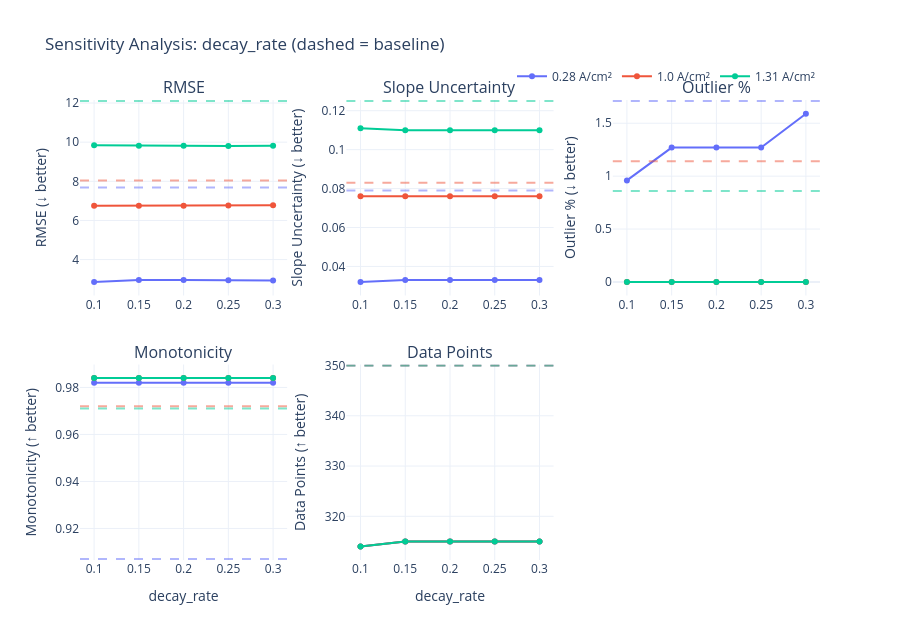
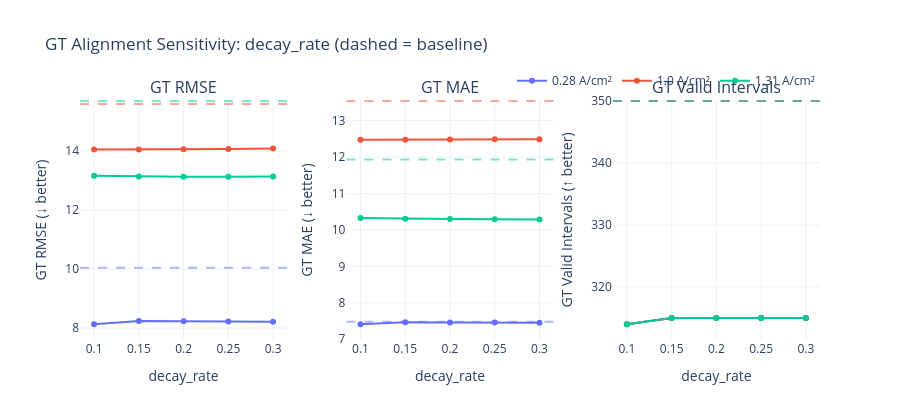

Notebook code cell kept with these figures, in order:
### Code cell
# =============================================================================
# Cell 12: Plot decay_rate results + GT table
# =============================================================================

fig_decay = plot_sensitivity_results(
    results_decay,
    "decay_rate",
    baseline_metrics,
    "(dashed = baseline)",
)

fig_decay_gt = plot_gt_sensitivity(
    results_decay,
    "decay_rate",
    baseline_gt_metrics,
    "(dashed = baseline)",
)

gt_table_decay = summarize_gt_table(results_decay, "decay_rate")
display(gt_table_decay.head(15))

if SAVE_PLOTS:
    fig_decay.write_html(PLOTS_OUTPUT_DIR / "sensitivity_decay_rate_core.html")
    fig_decay_gt.write_html(PLOTS_OUTPUT_DIR / "sensitivity_decay_rate_gt.html")
    print("Saved decay_rate plots.")

### Figure 1 — Plotly figure (JSON) as saved in the notebook; plotly's stock layout.template omitted (floating-point values rounded to 4 significant figures)
{"data": [{"legendgroup": "0.28", "line": {"color": "#636EFA"}, "mode": "lines+markers", "name": "0.28 A/cm²", "showlegend": true, "type": "scatter", "x": [0.1, 0.15, 0.2, 0.25, 0.3], "xaxis": "x", "y": [2.856, 2.963, 2.952, 2.944, 2.937], "yaxis": "y"}, {"legendgroup": "1.0", "line": {"color": "#EF553B"}, "mode": "lines+markers", "name": "1.0 A/cm²", "showlegend": true, "type": "scatter", "x": [0.1, 0.15, 0.2, 0.25, 0.3], "xaxis": "x", "y": [6.75, 6.748, 6.756, 6.764, 6.773], "yaxis": "y"}, {"legendgroup": "1.31", "line": {"color": "#00CC96"}, "mode": "lines+markers", "name": "1.31 A/cm²", "showlegend": true, "type": "scatter", "x": [0.1, 0.15, 0.2, 0.25, 0.3], "xaxis": "x", "y": [9.847, 9.822, 9.812, 9.808, 9.811], "yaxis": "y"}, {"legendgroup": "0.28", "line": {"color": "#636EFA"}, "mode": "lines+markers", "name": "0.28 A/cm²", "showlegend": false, "type": "scatter", "x": [0.1, 0.15, 0.2, 0.25, 0.3], "xaxis": "x2", "y": [0.032, 0.033, 0.033, 0.033, 0.033], "yaxis": "y2"}, {"legendgroup": "1.0", "line": {"color": "#EF553B"}, "mode": "lines+markers", "name": "1.0 A/cm²", "showlegend": false, "type": "scatter", "x": [0.1, 0.15, 0.2, 0.25, 0.3], "xaxis": "x2", "y": [0.076, 0.076, 0.076, 0.076, 0.076], "yaxis": "y2"}, {"legendgroup": "1.31", "line": {"color": "#00CC96"}, "mode": "lines+markers", "name": "1.31 A/cm²", "showlegend": false, "type": "scatter", "x": [0.1, 0.15, 0.2, 0.25, 0.3], "xaxis": "x2", "y": [0.111, 0.11, 0.11, 0.11, 0.11], "yaxis": "y2"}, {"legendgroup": "0.28", "line": {"color": "#636EFA"}, "mode": "lines+markers", "name": "0.28 A/cm²", "showlegend": false, "type": "scatter", "x": [0.1, 0.15, 0.2, 0.25, 0.3], "xaxis": "x3", "y": [0.96, 1.27, 1.27, 1.27, 1.59], "yaxis": "y3"}, {"legendgroup": "1.0", "line": {"color": "#EF553B"}, "mode": "lines+markers", "name": "1.0 A/cm²", "showlegend": false, "type": "scatter", "x": [0.1, 0.15, 0.2, 0.25, 0.3], "xaxis": "x3", "y": [0.0, 0.0, 0.0, 0.0, 0.0], "yaxis": "y3"}, {"legendgroup": "1.31", "line": {"color": "#00CC96"}, "mode": "lines+markers", "name": "1.31 A/cm²", "showlegend": false, "type": "scatter", "x": [0.1, 0.15, 0.2, 0.25, 0.3], "xaxis": "x3", "y": [0.0, 0.0, 0.0, 0.0, 0.0], "yaxis": "y3"}, {"legendgroup": "0.28", "line": {"color": "#636EFA"}, "mode": "lines+markers", "name": "0.28 A/cm²", "showlegend": false, "type": "scatter", "x": [0.1, 0.15, 0.2, 0.25, 0.3], "xaxis": "x4", "y": [0.982, 0.982, 0.982, 0.982, 0.982], "yaxis": "y4"}, {"legendgroup": "1.0", "line": {"color": "#EF553B"}, "mode": "lines+markers", "name": "1.0 A/cm²", "showlegend": false, "type": "scatter", "x": [0.1, 0.15, 0.2, 0.25, 0.3], "xaxis": "x4", "y": [0.984, 0.984, 0.984, 0.984, 0.984], "yaxis": "y4"}, {"legendgroup": "1.31", "line": {"color": "#00CC96"}, "mode": "lines+markers", "name": "1.31 A/cm²", "showlegend": false, "type": "scatter", "x": [0.1, 0.15, 0.2, 0.25, 0.3], "xaxis": "x4", "y": [0.984, 0.984, 0.984, 0.984, 0.984], "yaxis": "y4"}, {"legendgroup": "0.28", "line": {"color": "#636EFA"}, "mode": "lines+markers", "name": "0.28 A/cm²", "showlegend": false, "type": "scatter", "x": [0.1, 0.15, 0.2, 0.25, 0.3], "xaxis": "x5", "y": [314, 315, 315, 315, 315], "yaxis": "y5"}, {"legendgroup": "1.0", "line": {"color": "#EF553B"}, "mode": "lines+markers", "name": "1.0 A/cm²", "showlegend": false, "type": "scatter", "x": [0.1, 0.15, 0.2, 0.25, 0.3], "xaxis": "x5", "y": [314, 315, 315, 315, 315], "yaxis": "y5"}, {"legendgroup": "1.31", "line": {"color": "#00CC96"}, "mode": "lines+markers", "name": "1.31 A/cm²", "showlegend": false, "type": "scatter", "x": [0.1, 0.15, 0.2, 0.25, 0.3], "xaxis": "x5", "y": [314, 315, 315, 315, 315], "yaxis": "y5"}], "layout": {"annotations": [{"font": {"size": 16}, "showarrow": false, "text": "RMSE", "x": 0.14, "xanchor": "center", "xref": "paper", "y": 1, "yanchor": "bottom", "yref": "paper"}, {"font": {"size": 16}, "showarrow": false, "text": "Slope Uncertainty", "x": 0.5, "xanchor": "center", "xref": "paper", "y": 1, "yanchor": "bottom", "yref": "paper"}, {"font": {"size": 16}, "showarrow": false, "text": "Outlier %", "x": 0.86, "xanchor": "center", "xref": "paper", "y": 1, "yanchor": "bottom", "yref": "paper"}, {"font": {"size": 16}, "showarrow": false, "text": "Monotonicity", "x": 0.14, "xanchor": "center", "xref": "paper", "y": 0.425, "yanchor": "bottom", "yref": "paper"}, {"font": {"size": 16}, "showarrow": false, "text": "Data Points", "x": 0.5, "xanchor": "center", "xref": "paper", "y": 0.425, "yanchor": "bottom", "yref": "paper"}], "height": 640, "legend": {"orientation": "h", "x": 1, "xanchor": "right", "y": 1.02, "yanchor": "bottom"}, "shapes": [{"line": {"color": "#636EFA", "dash": "dash"}, "opacity": 0.5, "type": "line", "x0": 0, "x1": 1, "xref": "x domain", "y0": 7.677, "y1": 7.677, "yref": "y"}, {"line": {"color": "#EF553B", "dash": "dash"}, "opacity": 0.5, "type": "line", "x0": 0, "x1": 1, "xref": "x domain", "y0": 8.044, "y1": 8.044, "yref": "y"}, {"line": {"color": "#00CC96", "dash": "dash"}, "opacity": 0.5, "type": "line", "x0": 0, "x1": 1, "xref": "x domain", "y0": 12.1, "y1": 12.1, "yref": "y"}, {"line": {"color": "#636EFA", "dash": "dash"}, "opacity": 0.5, "type": "line", "x0": 0, "x1": 1, "xref": "x2 domain", "y0": 0.079, "y1": 0.079, "yref": "y2"}, {"line": {"color": "#EF553B", "dash": "dash"}, "opacity": 0.5, "type": "line", "x0": 0, "x1": 1, "xref": "x2 domain", "y0": 0.083, "y1": 0.083, "yref": "y2"}, {"line": {"color": "#00CC96", "dash": "dash"}, "opacity": 0.5, "type": "line", "x0": 0, "x1": 1, "xref": "x2 domain", "y0": 0.125, "y1": 0.125, "yref": "y2"}, {"line": {"color": "#636EFA", "dash": "dash"}, "opacity": 0.5, "type": "line", "x0": 0, "x1": 1, "xref": "x3 domain", "y0": 1.71, "y1": 1.71, "yref": "y3"}, {"line": {"color": "#EF553B", "dash": "dash"}, "opacity": 0.5, "type": "line", "x0": 0, "x1": 1, "xref": "x3 domain", "y0": 1.14, "y1": 1.14, "yref": "y3"}, {"line": {"color": "#00CC96", "dash": "dash"}, "opacity": 0.5, "type": "line", "x0": 0, "x1": 1, "xref": "x3 domain", "y0": 0.86, "y1": 0.86, "yref": "y3"}, {"line": {"color": "#636EFA", "dash": "dash"}, "opacity": 0.5, "type": "line", "x0": 0, "x1": 1, "xref": "x4 domain", "y0": 0.907, "y1": 0.907, "yref": "y4"}, {"line": {"color": "#EF553B", "dash": "dash"}, "opacity": 0.5, "type": "line", "x0": 0, "x1": 1, "xref": "x4 domain", "y0": 0.972, "y1": 0.972, "yref": "y4"}, {"line": {"color": "#00CC96", "dash": "dash"}, "opacity": 0.5, "type": "line", "x0": 0, "x1": 1, "xref": "x4 domain", "y0": 0.971, "y1": 0.971, "yref": "y4"}, {"line": {"color": "#636EFA", "dash": "dash"}, "opacity": 0.5, "type": "line", "x0": 0, "x1": 1, "xref": "x5 domain", "y0": 350, "y1": 350, "yref": "y5"}, {"line": {"color": "#EF553B", "dash": "dash"}, "opacity": 0.5, "type": "line", "x0": 0, "x1": 1, "xref": "x5 domain", "y0": 350, "y1": 350, "yref": "y5"}, {"line": {"color": "#00CC96", "dash": "dash"}, "opacity": 0.5, "type": "line", "x0": 0, "x1": 1, "xref": "x5 domain", "y0": 350, "y1": 350, "yref": "y5"}], "title": {"text": "Sensitivity Analysis: decay_rate (dashed = baseline)"}, "xaxis": {"anchor": "y", "domain": [0, 0.28]}, "xaxis2": {"anchor": "y2", "domain": [0.36, 0.64]}, "xaxis3": {"anchor": "y3", "domain": [0.72, 1]}, "xaxis4": {"anchor": "y4", "domain": [0, 0.28], "title": {"text": "decay_rate"}}, "xaxis5": {"anchor": "y5", "domain": [0.36, 0.64], "title": {"text": "decay_rate"}}, "xaxis6": {"anchor": "y6", "domain": [0.72, 1], "title": {"text": "decay_rate"}}, "yaxis": {"anchor": "x", "domain": [0.575, 1], "title": {"text": "RMSE (↓ better)"}}, "yaxis2": {"anchor": "x2", "domain": [0.575, 1], "title": {"text": "Slope Uncertainty (↓ better)"}}, "yaxis3": {"anchor": "x3", "domain": [0.575, 1], "title": {"text": "Outlier % (↓ better)"}}, "yaxis4": {"anchor": "x4", "domain": [0, 0.425], "title": {"text": "Monotonicity (↑ better)"}}, "yaxis5": {"anchor": "x5", "domain": [0, 0.425], "title": {"text": "Data Points (↑ better)"}}, "yaxis6": {"anchor": "x6", "domain": [0, 0.425]}}}

### Figure 2 — Plotly figure (JSON) as saved in the notebook; plotly's stock layout.template omitted (floating-point values rounded to 4 significant figures)
{"data": [{"legendgroup": "gt_0.28", "line": {"color": "#636EFA"}, "mode": "lines+markers", "name": "0.28 A/cm²", "showlegend": true, "type": "scatter", "x": [0.1, 0.15, 0.2, 0.25, 0.3], "xaxis": "x", "y": [8.128, 8.238, 8.229, 8.221, 8.214], "yaxis": "y"}, {"legendgroup": "gt_1.0", "line": {"color": "#EF553B"}, "mode": "lines+markers", "name": "1.0 A/cm²", "showlegend": true, "type": "scatter", "x": [0.1, 0.15, 0.2, 0.25, 0.3], "xaxis": "x", "y": [14.05, 14.05, 14.06, 14.07, 14.07], "yaxis": "y"}, {"legendgroup": "gt_1.31", "line": {"color": "#00CC96"}, "mode": "lines+markers", "name": "1.31 A/cm²", "showlegend": true, "type": "scatter", "x": [0.1, 0.15, 0.2, 0.25, 0.3], "xaxis": "x", "y": [13.15, 13.13, 13.12, 13.12, 13.13], "yaxis": "y"}, {"legendgroup": "gt_0.28", "line": {"color": "#636EFA"}, "mode": "lines+markers", "name": "0.28 A/cm²", "showlegend": false, "type": "scatter", "x": [0.1, 0.15, 0.2, 0.25, 0.3], "xaxis": "x2", "y": [7.412, 7.467, 7.462, 7.457, 7.452], "yaxis": "y2"}, {"legendgroup": "gt_1.0", "line": {"color": "#EF553B"}, "mode": "lines+markers", "name": "1.0 A/cm²", "showlegend": false, "type": "scatter", "x": [0.1, 0.15, 0.2, 0.25, 0.3], "xaxis": "x2", "y": [12.47, 12.47, 12.48, 12.48, 12.49], "yaxis": "y2"}, {"legendgroup": "gt_1.31", "line": {"color": "#00CC96"}, "mode": "lines+markers", "name": "1.31 A/cm²", "showlegend": false, "type": "scatter", "x": [0.1, 0.15, 0.2, 0.25, 0.3], "xaxis": "x2", "y": [10.33, 10.31, 10.3, 10.29, 10.28], "yaxis": "y2"}, {"legendgroup": "gt_0.28", "line": {"color": "#636EFA"}, "mode": "lines+markers", "name": "0.28 A/cm²", "showlegend": false, "type": "scatter", "x": [0.1, 0.15, 0.2, 0.25, 0.3], "xaxis": "x3", "y": [314, 315, 315, 315, 315], "yaxis": "y3"}, {"legendgroup": "gt_1.0", "line": {"color": "#EF553B"}, "mode": "lines+markers", "name": "1.0 A/cm²", "showlegend": false, "type": "scatter", "x": [0.1, 0.15, 0.2, 0.25, 0.3], "xaxis": "x3", "y": [314, 315, 315, 315, 315], "yaxis": "y3"}, {"legendgroup": "gt_1.31", "line": {"color": "#00CC96"}, "mode": "lines+markers", "name": "1.31 A/cm²", "showlegend": false, "type": "scatter", "x": [0.1, 0.15, 0.2, 0.25, 0.3], "xaxis": "x3", "y": [314, 315, 315, 315, 315], "yaxis": "y3"}], "layout": {"annotations": [{"font": {"size": 16}, "showarrow": false, "text": "GT RMSE", "x": 0.14, "xanchor": "center", "xref": "paper", "y": 1, "yanchor": "bottom", "yref": "paper"}, {"font": {"size": 16}, "showarrow": false, "text": "GT MAE", "x": 0.5, "xanchor": "center", "xref": "paper", "y": 1, "yanchor": "bottom", "yref": "paper"}, {"font": {"size": 16}, "showarrow": false, "text": "GT Valid Intervals", "x": 0.86, "xanchor": "center", "xref": "paper", "y": 1, "yanchor": "bottom", "yref": "paper"}], "height": 420, "legend": {"orientation": "h", "x": 1, "xanchor": "right", "y": 1.02, "yanchor": "bottom"}, "shapes": [{"line": {"color": "#636EFA", "dash": "dash"}, "opacity": 0.5, "type": "line", "x0": 0, "x1": 1, "xref": "x domain", "y0": 10.04, "y1": 10.04, "yref": "y"}, {"line": {"color": "#EF553B", "dash": "dash"}, "opacity": 0.5, "type": "line", "x0": 0, "x1": 1, "xref": "x domain", "y0": 15.59, "y1": 15.59, "yref": "y"}, {"line": {"color": "#00CC96", "dash": "dash"}, "opacity": 0.5, "type": "line", "x0": 0, "x1": 1, "xref": "x domain", "y0": 15.69, "y1": 15.69, "yref": "y"}, {"line": {"color": "#636EFA", "dash": "dash"}, "opacity": 0.5, "type": "line", "x0": 0, "x1": 1, "xref": "x2 domain", "y0": 7.482, "y1": 7.482, "yref": "y2"}, {"line": {"color": "#EF553B", "dash": "dash"}, "opacity": 0.5, "type": "line", "x0": 0, "x1": 1, "xref": "x2 domain", "y0": 13.54, "y1": 13.54, "yref": "y2"}, {"line": {"color": "#00CC96", "dash": "dash"}, "opacity": 0.5, "type": "line", "x0": 0, "x1": 1, "xref": "x2 domain", "y0": 11.93, "y1": 11.93, "yref": "y2"}, {"line": {"color": "#636EFA", "dash": "dash"}, "opacity": 0.5, "type": "line", "x0": 0, "x1": 1, "xref": "x3 domain", "y0": 350, "y1": 350, "yref": "y3"}, {"line": {"color": "#EF553B", "dash": "dash"}, "opacity": 0.5, "type": "line", "x0": 0, "x1": 1, "xref": "x3 domain", "y0": 350, "y1": 350, "yref": "y3"}, {"line": {"color": "#00CC96", "dash": "dash"}, "opacity": 0.5, "type": "line", "x0": 0, "x1": 1, "xref": "x3 domain", "y0": 350, "y1": 350, "yref": "y3"}], "title": {"text": "GT Alignment Sensitivity: decay_rate (dashed = baseline)"}, "xaxis": {"anchor": "y", "domain": [0, 0.28], "title": {"text": "decay_rate"}}, "xaxis2": {"anchor": "y2", "domain": [0.36, 0.64], "title": {"text": "decay_rate"}}, "xaxis3": {"anchor": "y3", "domain": [0.72, 1], "title": {"text": "decay_rate"}}, "yaxis": {"anchor": "x", "domain": [0, 1], "title": {"text": "GT RMSE (↓ better)"}}, "yaxis2": {"anchor": "x2", "domain": [0, 1], "title": {"text": "GT MAE (↓ better)"}}, "yaxis3": {"anchor": "x3", "domain": [0, 1], "title": {"text": "GT Valid Intervals (↑ better)"}}}}
